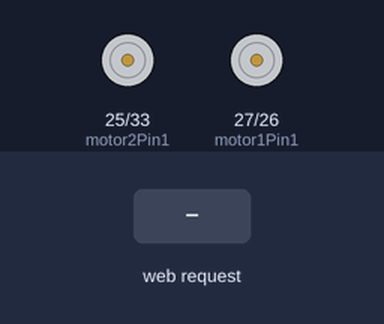
A sketch run on a simulated ESP32. Shown: motor-driver pin pairs drawn as motors (green arrow = first pin HIGH = forward, orange = second pin HIGH = backward, longer = more drive). Inputs (shaded band) come from the test bench. WiFi joins after 1.5 s; servers stay silent unless stated; what the sketch prints to the serial monitor is not drawn.

Above: at 2.7 s.
2.8 s: HTTP request GET /forward received
At 3.6 s:
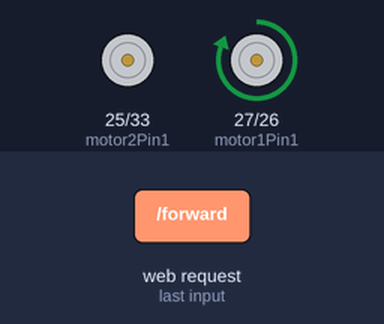
4.3 s: HTTP request GET /reverse received
At 4.7 s:
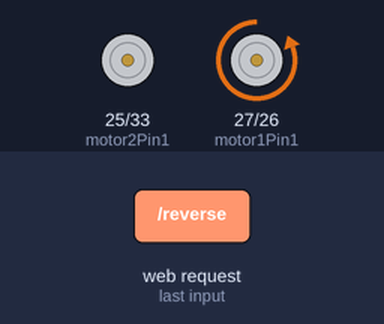
5.8 s: HTTP request GET /left received
At 7.0 s:
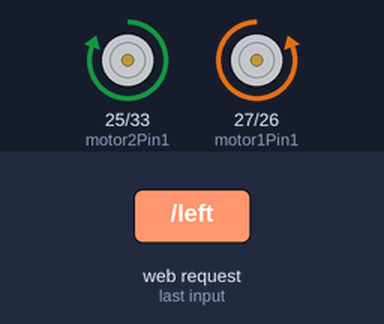
7.3 s: HTTP request GET /right received
At 8.2 s:
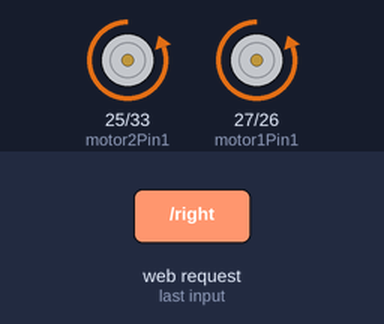
8.8 s: HTTP request GET /forward received
At 9.3 s:
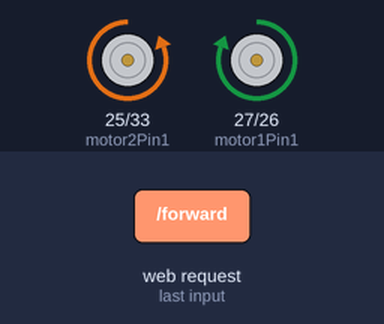
10.3 s: HTTP request GET /left received
At 11.7 s:
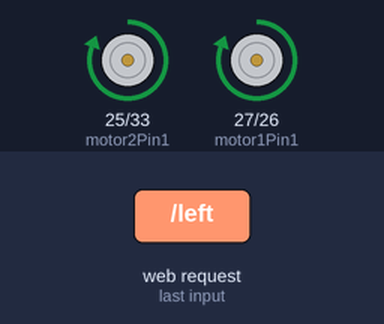
Timing chart, 0 to 12.8 s (numbered marks = the images above; inputs shaded):
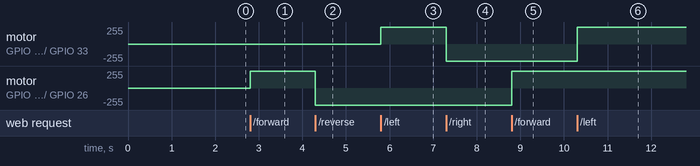

Measured:
- after the input at 2.8 s, motor on GPIO 27 (motor1Pin1) / GPIO 26 (motor1Pin2): stopped → forward 255/255 at once
- after the input at 4.3 s, motor on GPIO 27 (motor1Pin1) / GPIO 26 (motor1Pin2): forward 255/255 → backward 255/255 at once
- after the input at 5.8 s, motor on GPIO 25 (motor2Pin1) / GPIO 33 (motor2Pin2): stopped → forward 255/255 at once
- after the input at 7.3 s, motor on GPIO 25 (motor2Pin1) / GPIO 33 (motor2Pin2): forward 255/255 → backward 255/255 at once
- after the input at 8.8 s, motor on GPIO 27 (motor1Pin1) / GPIO 26 (motor1Pin2): backward 255/255 → forward 255/255 at once
- after the input at 10.3 s, motor on GPIO 25 (motor2Pin1) / GPIO 33 (motor2Pin2): backward 255/255 → forward 255/255 at once

The sketch:

car.ino
```cpp
#include <WiFi.h>
#include <WebServer.h>
#include <ESPmDNS.h>

//======================= WIFI CONFIG =======================//
const char* ssid = "wifi_name";
const char* password = "wifi_password";

//======================= WEB SERVER =======================//
WebServer server(80);

//======================= MOTOR PINS =======================//
// Motor 1 (Drive Motor)
const int motor1Pin1 = 27;
const int motor1Pin2 = 26;

// Motor 2 (Steering Motor)
const int motor2Pin1 = 25;
const int motor2Pin2 = 33;

//======================= WEB PAGE HANDLER =======================//
void handleRoot() {
  const char html[] PROGMEM = R"rawliteral(
    <!DOCTYPE HTML><html>
    <head>
      <meta name="viewport" content="width=device-width, initial-scale=1">
      <style>
        html { font-family: Helvetica; text-align: center; }
        .button { background-color: #4CAF50; border: none; color: white; padding: 10px 25px; font-size: 22px; margin: 1px; cursor: pointer; }
        .button2 { background-color: #555555; }
      </style>
      <script>
        function sendCommand(cmd) { fetch('/' + cmd); }
        function startCommand(cmd) { sendCommand(cmd); }
        function stopCommand() { sendCommand('stop'); }
      </script>
    </head>
    <body>
      <h1>ESP32 DOIT Motor Control</h1>
      <p>
        <button class="button"
          onmousedown="startCommand('forward')"
          onmouseup="stopCommand()"
          ontouchstart="startCommand('forward')"
          ontouchend="stopCommand()">FORWARD</button>
      </p>
      <div>
        <p>
          <button class="button"
            onmousedown="startCommand('left')"
            onmouseup="stopCommand()"
            ontouchstart="startCommand('left')"
            ontouchend="stopCommand()">LEFT</button>

          <button class="button button2"
            onclick="stopCommand()">STOP</button>

          <button class="button"
            onmousedown="startCommand('right')"
            onmouseup="stopCommand()"
            ontouchstart="startCommand('right')"
            ontouchend="stopCommand()">RIGHT</button>
        </p>
      </div>
      <p>
        <button class="button"
          onmousedown="startCommand('reverse')"
          onmouseup="stopCommand()"
          ontouchstart="startCommand('reverse')"
          ontouchend="stopCommand()">REVERSE</button>
      </p>
    </body>
    </html>)rawliteral";
  server.send(200, "text/html", html);
}

//======================= MOVEMENT HANDLERS =======================//
void handleForward() {
  Serial.println("FORWARD");
  digitalWrite(motor1Pin1, HIGH);
  digitalWrite(motor1Pin2, LOW);
  server.send(200);
}

void handleReverse() {
  Serial.println("REVERSE");
  digitalWrite(motor1Pin1, LOW);
  digitalWrite(motor1Pin2, HIGH);
  server.send(200);
}

void handleLeft() {
  Serial.println("LEFT");
  digitalWrite(motor2Pin1, HIGH);
  digitalWrite(motor2Pin2, LOW);
  server.send(200);
}

void handleRight() {
  Serial.println("RIGHT");
  digitalWrite(motor2Pin1, LOW);
  digitalWrite(motor2Pin2, HIGH);
  server.send(200);
}

void handleStop() {
  Serial.println("STOP");
  digitalWrite(motor1Pin1, LOW);
  digitalWrite(motor1Pin2, LOW);
  digitalWrite(motor2Pin1, LOW);
  digitalWrite(motor2Pin2, LOW);
  server.send(200);
}

//======================= SETUP =======================//
void setup() {
  Serial.begin(115200);

  // Set pin modes
  pinMode(motor1Pin1, OUTPUT);
  pinMode(motor1Pin2, OUTPUT);
  pinMode(motor2Pin1, OUTPUT);
  pinMode(motor2Pin2, OUTPUT);

  // Connect to Wi-Fi
  WiFi.begin(ssid, password);
  while (WiFi.status() != WL_CONNECTED) {
    delay(500);
    Serial.print(".");
  }
  Serial.println("\nWiFi connected. IP address: " + WiFi.localIP().toString());

  // Start mDNS
  if (!MDNS.begin("car")) {
    Serial.println("Error starting mDNS");
    return;
  }
  Serial.println("mDNS responder started. Access via http://car.local/");

  // Register routes
  server.on("/", handleRoot);
  server.on("/forward", handleForward);
  server.on("/reverse", handleReverse);
  server.on("/left", handleLeft);
  server.on("/right", handleRight);
  server.on("/stop", handleStop);

  server.begin();
}

//======================= LOOP =======================//
void loop() {
  server.handleClient();
}
```
